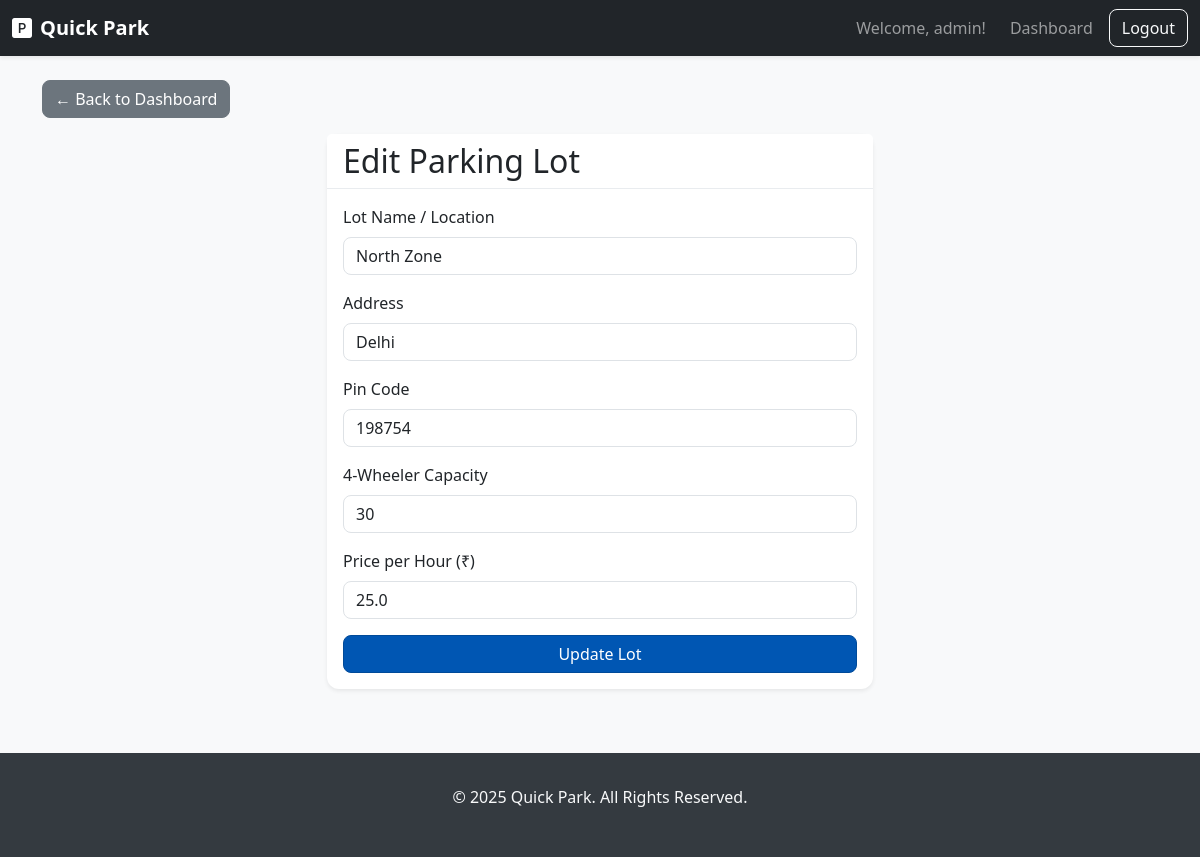
Page /admin/edit_lot/1 (signed in) on the committed database.
### models.py (models this page shows)
class ParkingLot(db.Model):
    __tablename__ = 'parking_lot'
    id = db.Column(db.Integer, primary_key=True)
    name = db.Column(db.String(100), unique=True, nullable=False)
    address = db.Column(db.String(200), nullable=False)
    pin_code = db.Column(db.String(10), nullable=False)
    price_per_hour_4_wheeler = db.Column(db.Float, nullable=False)
    capacity_4_wheeler = db.Column(db.Integer, nullable=False)
    spots = db.relationship('ParkingSpot', backref='lot', lazy=True, cascade="all, delete-orphan")

### app.py (the view)
@app.route('/admin/edit_lot/<int:lot_id>', methods=['GET'])
def edit_lot(lot_id):
    if session.get('role') != 'admin':
        flash('You must be an admin to access this page.', 'danger')
        return redirect(url_for('login'))
    lot = ParkingLot.query.get_or_404(lot_id)
    return render_template('admin/edit_lot.html', lot=lot)

### templates/admin/edit_lot.html (shortened to what this page needs)
{% extends 'base.html' %}
{% block content %}
<a href="{{ url_for('admin_dashboard') }}" class="btn btn-secondary mb-3">← Back to Dashboard</a>
<div class="row justify-content-center">
    <div class="col-md-8 col-lg-6">
        <div class="card shadow-sm">
            <div class="card-header">
                <h2 class="mb-0">Edit Parking Lot</h2>
            </div>
            <div class="card-body">
                <form method="POST" action="{{ url_for('update_lot', lot_id=lot.id) }}">
                    <div class="mb-3">
                        <label for="name" class="form-label">Lot Name / Location</label>
                        <input type="text" class="form-control" id="name" name="name" value="{{ lot.name }}" required>
                    </div>
                    <div class="mb-3">
                        <label for="address" class="form-label">Address</label>
                        <input type="text" class="form-control" id="address" name="address" value="{{ lot.address }}" required>
                    </div>
                    <div class="mb-3">
                        <label for="pin_code" class="form-label">Pin Code</label>
                        <input type="text" class="form-control" id="pin_code" name="pin_code" value="{{ lot.pin_code }}" required>
                    </div>
                    <div class="mb-3">
                        <label for="capacity_4_wheeler" class="form-label">4-Wheeler Capacity</label>
                        <input type="number" class="form-control" id="capacity_4_wheeler" name="capacity_4_wheeler" value="{{ lot.capacity_4_wheeler }}" min="1" required>
                    </div>
                    <div class="mb-3">
                        <label for="price_per_hour_4_wheeler" class="form-label">Price per Hour (₹)</label>
                        <input type="number" class="form-control" id="price_per_hour_4_wheeler" name="price_per_hour_4_wheeler" value="{{ lot.price_per_hour_4_wheeler }}" min="0" step="0.01" required>
                    </div>
                    <div class="d-grid">
                        <button type="submit" class="btn btn-primary">Update Lot</button>
                    </div>
                </form>
            </div>
        </div>
    </div>
</div>
{% endblock %}

### static/css/style.css (style rules this page uses)
body { font-family: 'Segoe UI', Tahoma, Geneva, Verdana, sans-serif; background-color: #f8f9fa; color: #343a40; }
.btn { border-radius: 0.5rem; font-weight: 500; transition: all 0.2s ease-in-out; }
.btn-primary { background-color: #0056b3; border-color: #004a99; }
.card { border: none; border-radius: 0.75rem; box-shadow: 0 4px 12px rgba(0, 0, 0, 0.08); transition: all 0.3s ease; }
.card-header { background-color: #ffffff; border-bottom: 1px solid #e9ecef; font-weight: 600; }
.form-control { border-radius: 0.5rem; }

### rows in the picture
ParkingLot: name "North Zone", address "Delhi", pin_code "198754", capacity_4_wheeler "30", price_per_hour_4_wheeler "25.0"

### other values in the picture
{{ session.username }} "admin"
